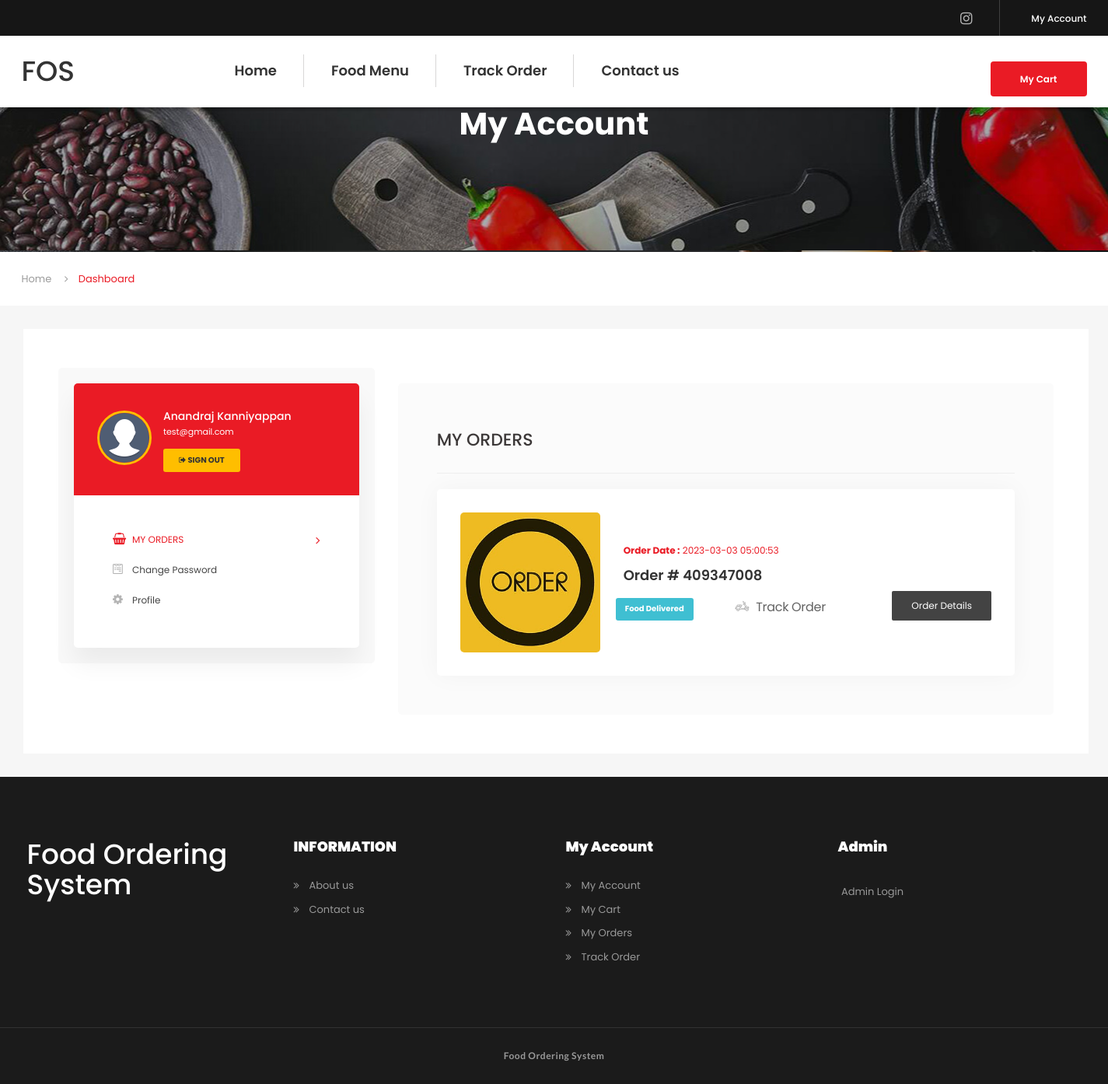
The page /my-account.php (signed in) on the database its author committed.
### tables this page shows
CREATE TABLE `tbluser` (
  `ID` int(10) NOT NULL,
  `FirstName` varchar(45) DEFAULT NULL,
  `LastName` varchar(50) DEFAULT NULL,
  `Email` varchar(120) DEFAULT NULL,
  `MobileNumber` bigint(11) DEFAULT NULL,
  `Password` varchar(120) DEFAULT NULL,
  `RegDate` timestamp NOT NULL DEFAULT current_timestamp()
);

CREATE TABLE `tblorderaddresses` (
  `ID` int(11) NOT NULL,
  `UserId` char(100) DEFAULT NULL,
  `Ordernumber` char(100) DEFAULT NULL,
  `Flatnobuldngno` varchar(255) DEFAULT NULL,
  `StreetName` varchar(255) DEFAULT NULL,
  `Area` varchar(255) DEFAULT NULL,
  `Landmark` varchar(255) DEFAULT NULL,
  `City` varchar(255) DEFAULT NULL,
  `OrderTime` timestamp NOT NULL DEFAULT current_timestamp(),
  `OrderFinalStatus` varchar(255) DEFAULT NULL
);

### my-account.php (the view, shortened to what this page needs)
<?php
   include_once('includes/dbconnection.php');
   if (strlen($_SESSION['fosuid']==0)) {
  header('location:logout.php');
  } else{
   ?>
<!DOCTYPE html>
<html lang="en">
   <head>
      <link rel="stylesheet" href="assets/css/icons.min.css">
      <link rel="stylesheet" href="assets/css/bootstrap.min.css">
      <link rel="stylesheet" href="assets/css/main.css">
      <link rel="stylesheet" href="assets/css/red-color.css">
      <link rel="stylesheet" href="assets/css/yellow-color.css">
      <link rel="stylesheet" href="assets/css/responsive.css">
   </head>
   <body itemscope>
      <?php include_once('includes/header.php');?>
      <section>
         <div class="block">
            <div class="fixed-bg" style="background-image: url(assets/images/topbg.jpg);"></div>
            <div class="page-title-wrapper text-center">
               <div class="col-md-12 col-sm-12 col-lg-12">
                  <div class="page-title-inner">
                     <h1 itemprop="headline">My Account</h1>
                  </div>
               </div>
            </div>
         </div>
      </section>
      <div class="bread-crumbs-wrapper">
         <div class="container">
            <ol class="breadcrumb">
               <li class="breadcrumb-item"><a href="index.php" title="" itemprop="url">Home</a></li>
               <li class="breadcrumb-item active">Dashboard</li>
            </ol>
         </div>
      </div>
      <section>
         <div class="block less-spacing gray-bg top-padd30">
            <div class="container">
               <div class="row">
                  <div class="col-md-12 col-sm-12 col-lg-12">
                     <div class="sec-box">
                        <div class="dashboard-tabs-wrapper">
                           <div class="row">
                              <div class="col-md-4 col-sm-12 col-lg-4">
                                 <div class="profile-sidebar brd-rd5 wow fadeIn" data-wow-delay="0.2s">
                                    <div class="profile-sidebar-inner brd-rd5">
                                <?php
$pid=$_SESSION['fosuid'];
$ret=mysqli_query($con,"select * from tbluser where ID='$pid'");
while ($row=mysqli_fetch_array($ret)) {
?>
                                       <div class="user-info red-bg">
                                          <img class="brd-rd50" src="assets/images/profile.png" alt="user-avatar.jpg" itemprop="image">
                                          <div class="user-info-inner">
                                             <h5 itemprop="headline"><a href="#" title="" itemprop="url"><?php  echo $row['FirstName']." ".$row['LastName'];?></a></h5>
                                             <span><a href="#" title="" itemprop="url"><?php  echo $row['Email'];?></a></span>
                                             <a class="brd-rd3 sign-out-btn yellow-bg" href="logout.php" title="" itemprop="url"><i class="fa fa-sign-out"></i> SIGN OUT</a>
                                          </div>
                                       </div>
                                   <?php } ?>
                                       <ul class="nav nav-tabs">
                                          <li class="active"><a href="#my-orders" data-toggle="tab"><i class="fa fa-shopping-basket"></i> MY ORDERS</a></li>
                                          <li><a href="#statement" data-toggle="tab"><i class="fa fa-wpforms"></i> Change Password</a></li>
                                          <li><a href="#account-settings" data-toggle="tab"><i class="fa fa-cog"></i> Profile</a></li>
                                       </ul>
                                    </div>
                                 </div>
                              </div>
                              <div class="col-md-8 col-sm-12 col-lg-8">
                                 <div class="tab-content">
                                    <div class="tab-pane fade in active" id="my-orders">
                                       <div class="tabs-wrp brd-rd5">
                                          <h4 itemprop="headline">MY ORDERS</h4>
                                          <hr />
                                          <div class="order-list">
<?php
$uid=$_SESSION['fosuid'];
      $query=mysqli_query($con,"select * from  tblorderaddresses  where UserId='$uid'");
      $num=mysqli_num_rows( $query);
      if($num>0){
              while($row=mysqli_fetch_array($query))
              { ?>
                                             <div class="order-item brd-rd5">
                                                <div class="order-thumb brd-rd5">
                                                   <a href="#" title="" itemprop="url"><img src="assets/images/order.jpg" alt="order-img1.jpg" itemprop="image"></a>
                                                </div>
                                                <div class="order-info">
                                                   <span class="red-clr"><b>Order Date :</b> <?php echo $row['OrderTime']?></span>
                                                   <h4 itemprop="headline"><a href="#" title="" itemprop="url">Order # <?php echo $row['Ordernumber'];?></a></h4>
                                                   <span class="processing brd-rd3"> <?php $status=$row['OrderFinalStatus'];
if($status==''){
 echo "Waiting for Restaurant confirmation";
} else{
echo $status;
}
                                                    ?></span>
                                                   <a class="brd-rd2" href="order-details.php?onumber=<?php echo $row['Ordernumber'];?>" title="Order Detail" itemprop="url">Order Details</a>
                                                   <ul class="post-meta">
                                     <li style="font-size:16px;"> <a href="javascript:void(0);" onClick="popUpWindow('trackorder.php?oid=<?php echo htmlentities($row['Ordernumber']);?>');" title="Track order"><i class="flaticon-transport"></i> Track Order</a></li>
                                                                    </ul>
                                                </div>
                                             </div>
                                         <?php } } else {?>
                                    <h5 style="color:red">No order found</h5>
                                     <?php } ?>
                                          </div>
                                       </div>
                                    </div>
                                 </div>
                              </div>
                           </div>
                        </div>
                     </div>
                  </div>
               </div>
            </div>
         </div>
      </section>
      <?php include_once('includes/footer.php');
               ?>
      </main>
   </body>
</html>
<?php } ?>

### assets/css/yellow-color.css (style rules this page uses)
:root { --main-yellow: #ffbe00; }
.yellow-bg, .yellow-bg-layer:before, .sudo-bg-yellow:before, .popular-dish-info > a.yellow-bg, .read-more:hover, .read-more:focus, .search-frm > button:hover, .search-frm > button:focus, .newsletter-frm > button:hover, .newsletter-frm > button:focus, .sign-form button:hover, .sign-form button:focus, .booking-table > table tbody td h5:before, .booking-table > table tbody td a.detail-link:hover, .booking-table > table tbody td a.detail-link:focus, .profile-info > a.change-password.yellow-clr::before, .profile-img-upload-btn > label.red-bg:hover, .responsive-logomenu > span.red-bg:hover, .responsive-menu > span.red-bg:hover, .register-btn > a.red-bg:hover, .track-popup-innr > form button.red-bg:hover, .track-popup-innr > form a.red-bg:hover, .order-time > a.red-bg:hover, .order-time > a.red-bg:focus, a.close-buyer:hover, a.close-buyer:focus, a.thanks-close:hover, a.thanks-close:focus, .restaurant-search-form, .chef-box, .menu-sec > a:hover { background-color: var(--main-yellow); }
.filter-buttons > li.active a, .error-page-inner > a, .user-info.red-bg > img { border-color: var(--main-yellow); }

### rows shown on the page
tbluser: FirstName "Anandraj", LastName "Kanniyappan", Email "test@gmail.com"
tblorderaddresses: OrderTime "2023-03-03 05:00:53", Ordernumber "409347008", OrderFinalStatus "Food Delivered"
